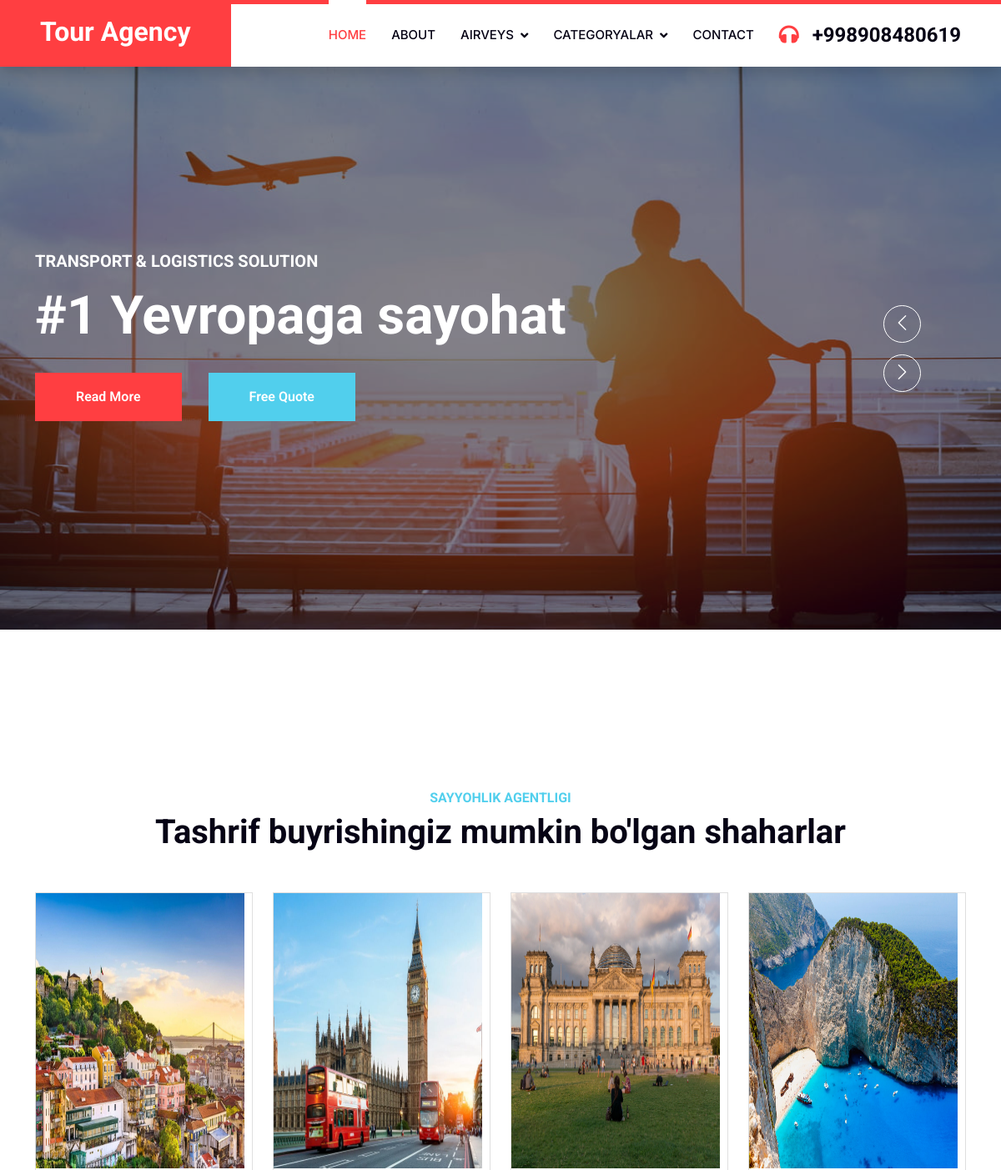
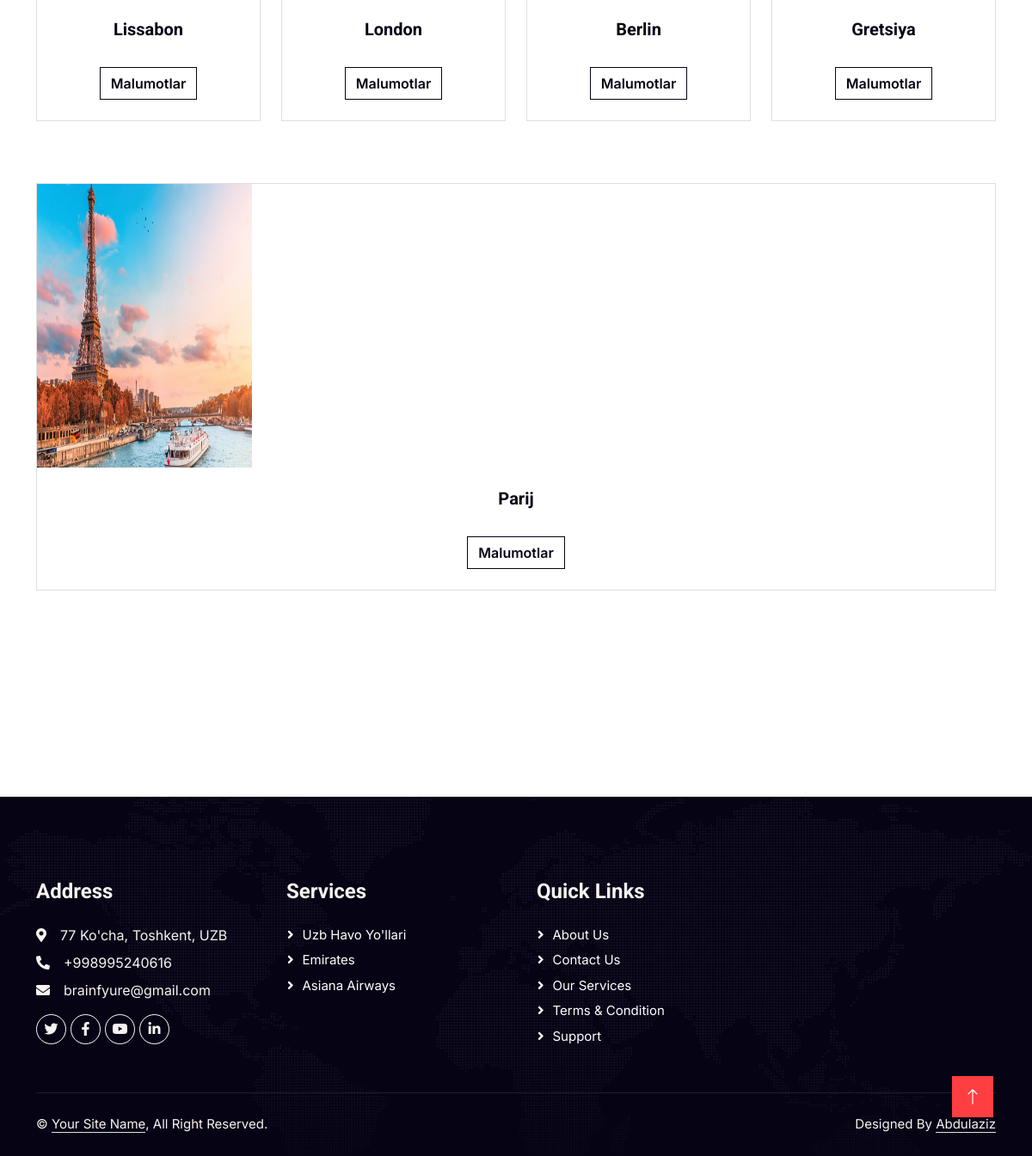
Page /category/2 on the committed database (2 pictures, top to bottom).
### student/models.py (models this page shows, shortened)
class Shaharlar(models.Model):
    name=models.CharField(max_length=255)
    image=models.ImageField(upload_to='shaharlar/')
    text=models.TextField(max_length=900)
    category=models.ForeignKey('Category' ,on_delete=models.CASCADE)
    airveys=models.ManyToManyField('Airveys', blank=True ,null=True)
    class Meta:
        verbose_name = 'shahar'
        verbose_name_plural ='shaharlar'

### student/views.py (the view)
# urls.py: path('category/<int:id>', views.category ,name='category'),
def category(request,id):
    categories = Category.objects.all()
    category=get_object_or_404(Category, pk=id)
    shaharlar=Shaharlar.objects.filter(category=category)
    data={
        'categories':categories,
        'shaharlar':shaharlar
    }
    return render(request, template_name='student/category.html',context=data)

### student/templates/student/category.html
{% extends 'base.html' %}
{% load static %}
{% block content %}
<div class="container-xxl py-5">
    <div class="container py-5">
        <div class="text-center wow fadeInUp" data-wow-delay="0.1s">
            <h6 class="text-secondary text-uppercase">Sayyohlik agentligi</h6>
            <h1 class="mb-5">Tashrif buyrishingiz mumkin bo'lgan shaharlar</h1>
        </div>
        <div class="row g-4">
            {% for shahar in shaharlar %}
                <div class="col mb-5">
                    <div class="card h-100">
                        <img class="card-img-top" src="{{shahar.image.url}}" style="height: 330px;width: 250px;" alt="rasm bor" />
                         <div class="card-body p-4">
                             <div class="text-center">
                                <h5 class="fw-bolder">{{shahar.name}} </h5>
                            </div>
                        </div>
                        <div class="card-footer p-4 pt-0 border-top-0 bg-transparent">
                            <div class="text-center"><a class="btn btn-outline-dark mt-auto" href="#">Malumotlar</a></div>
                        </div>
                    </div>
                </div>
            {% endfor %}
        </div>
    </div>
</div>
{% endblock %}

### student/static/student/css/style.css (style rules this page uses)
:root { --primary: #FF3E41; --secondary: #51CFED; --light: #F8F2F0; --dark: #060315; }
.btn { font-weight: 600; transition: .5s; }

### rows in the picture
Shaharlar: image (picture), name "Lissabon"
Shaharlar: image (picture), name "London"
Shaharlar: image (picture), name "Berlin"
Shaharlar: image (picture), name "Gretsiya"
Shaharlar: image (picture), name "Parij"
